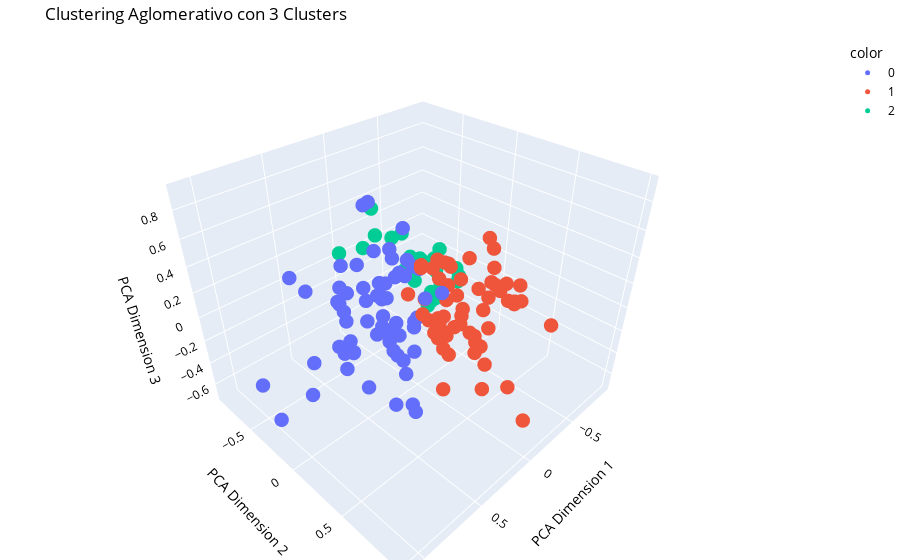

Notebook cell for this chart:
### Code cell
best_n_clusters = 3

clustering_pca = AgglomerativeClustering(n_clusters=best_n_clusters)
labels_pca = clustering_pca.fit_predict(X_pca)

# Visualization of the clusters in 3D
fig = px.scatter_3d(
    x=X_pca[:, 0], 
    y=X_pca[:, 1], 
    z=X_pca[:, 2], 
    color=labels_pca.astype(str),
    title=f'Clustering Aglomerativo con {best_n_clusters} Clusters',
    labels={'x': 'PCA Dimension 1', 'y': 'PCA Dimension 2', 'z': 'PCA Dimension 3'},
    color_continuous_scale='Spectral'
)

fig.update_traces(marker=dict(size=5)) 
fig.update_layout(
    scene=dict(
        xaxis_title='PCA Dimension 1',
        yaxis_title='PCA Dimension 2',
        zaxis_title='PCA Dimension 3',
        xaxis=dict(title_font=dict(color='black'), tickfont=dict(color='black')),
        yaxis=dict(title_font=dict(color='black'), tickfont=dict(color='black')),
        zaxis=dict(title_font=dict(color='black'), tickfont=dict(color='black'))
    ),
    margin=dict(l=0, r=0, b=0, t=40),
    title_font=dict(color='black'),
    font=dict(color='black'),
    legend=dict(
        title_font=dict(color='black'),
        font=dict(color='black'),
        yanchor='top',
        y=1,
        xanchor='left',
        x=1.02,
        orientation='v'  # Vertical
    )
)

fig.show()
